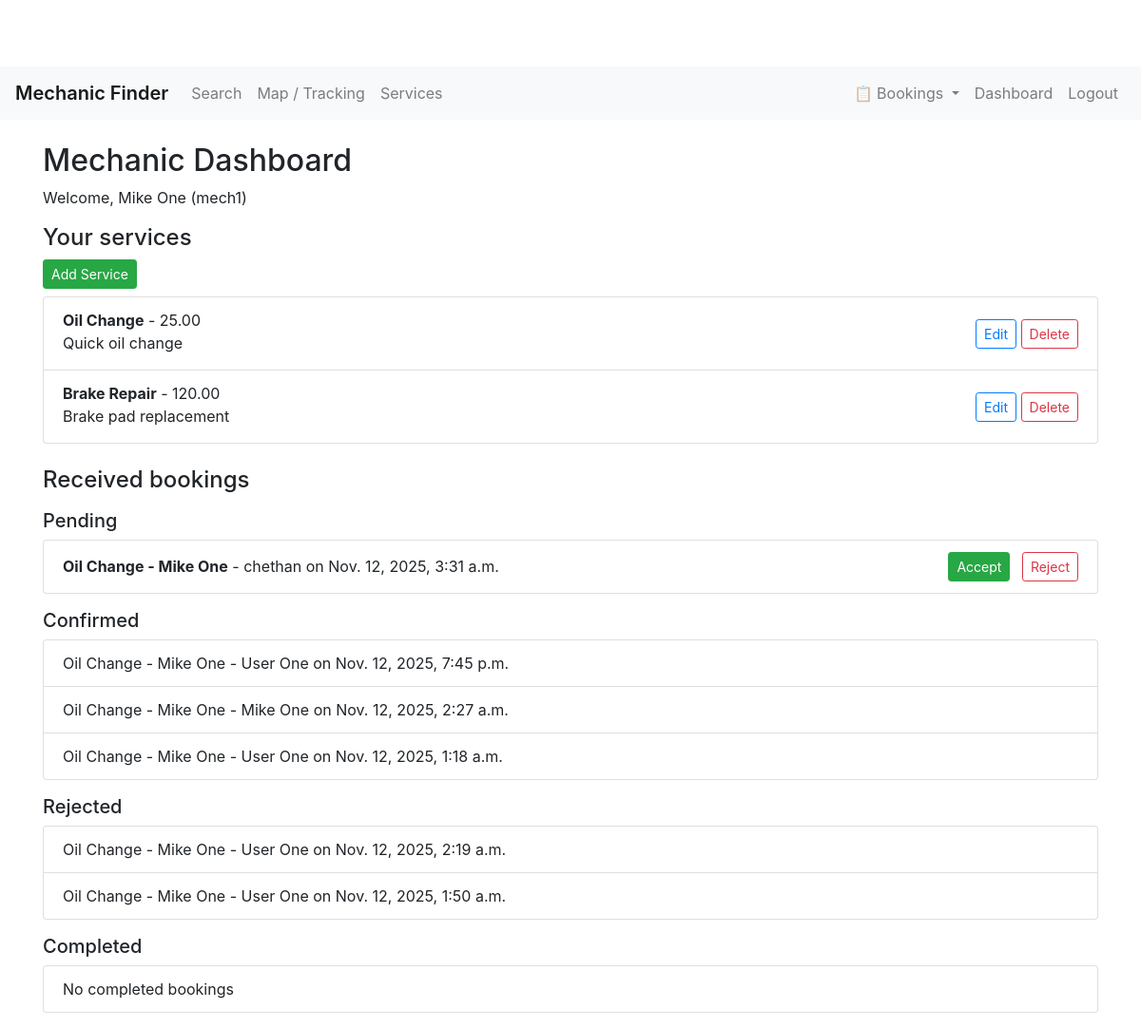
/dashboard/mechanic/ (signed in), run on the app's committed database.
### service/models.py (models this page shows, shortened)
class UserProfile(models.Model):
    user = models.OneToOneField(User, on_delete=models.CASCADE)
    is_mechanic = models.BooleanField(default=False)
    phone = models.CharField(max_length=30, blank=True)
    address = models.CharField(max_length=255, blank=True)
    city = models.CharField(max_length=100, blank=True)
    latitude = models.DecimalField(max_digits=9, decimal_places=6, null=True, blank=True)
    longitude = models.DecimalField(max_digits=9, decimal_places=6, null=True, blank=True)
    profile_picture = models.ImageField(upload_to='profiles/', blank=True, null=True)
    def __str__(self):
        return self.user.get_full_name() or self.user.username

class MechanicService(models.Model):
    mechanic = models.ForeignKey(UserProfile, on_delete=models.CASCADE, related_name='services')
    service_name = models.CharField(max_length=255)
    price = models.DecimalField(max_digits=7, decimal_places=2)
    description = models.TextField(blank=True)
    def __str__(self):
        return f"{self.service_name} - {self.mechanic}"

class Booking(models.Model):
    STATUS_PENDING = 'Pending'
    STATUS_CONFIRMED = 'Confirmed'
    STATUS_REJECTED = 'Rejected'
    STATUS_COMPLETED = 'Completed'
    STATUS_CHOICES = [
        (STATUS_PENDING, 'Pending'),
        (STATUS_CONFIRMED, 'Confirmed'),
        (STATUS_REJECTED, 'Rejected'),
        (STATUS_COMPLETED, 'Completed'),
    ]
    user = models.ForeignKey(UserProfile, on_delete=models.CASCADE, related_name='bookings')
    mechanic = models.ForeignKey(UserProfile, on_delete=models.CASCADE, related_name='received_bookings')
    service = models.ForeignKey(MechanicService, on_delete=models.CASCADE)
    booking_date = models.DateTimeField()
    status = models.CharField(max_length=20, choices=STATUS_CHOICES, default=STATUS_PENDING)
    created_at = models.DateTimeField(auto_now_add=True)

### service/views.py (the view)
# urls.py: path('dashboard/mechanic/', views.dashboard_mechanic, name='dashboard_mechanic'),
@login_required
def dashboard_mechanic(request):
    profile = get_object_or_404(UserProfile, user=request.user)
    if not profile.is_mechanic:
        messages.error(request, 'Access denied')
        return redirect('service:dashboard_user')
    services = profile.services.all()
    bookings = profile.received_bookings.all()
    pending_bookings = bookings.filter(status=Booking.STATUS_PENDING).order_by('-booking_date')
    confirmed_bookings = bookings.filter(status=Booking.STATUS_CONFIRMED).order_by('-booking_date')
    rejected_bookings = bookings.filter(status=Booking.STATUS_REJECTED).order_by('-booking_date')
    completed_bookings = bookings.filter(status=Booking.STATUS_COMPLETED).order_by('-booking_date')
    return render(request, 'dashboard_mechanic.html', {
        'profile': profile,
        'services': services,
        'pending_bookings': pending_bookings,
        'confirmed_bookings': confirmed_bookings,
        'rejected_bookings': rejected_bookings,
        'completed_bookings': completed_bookings,
    })

### templates/dashboard_mechanic.html
{% extends 'base.html' %}
{% block content %}
  <h2>Mechanic Dashboard</h2>
  <p>Welcome, {{ profile.user.get_full_name }} ({{ profile.user.username }})</p>
  <h4>Your services</h4>
  <a href="/service/add/" class="btn btn-sm btn-success mb-2">Add Service</a>
  <ul class="list-group">
    {% for s in services %}
      <li class="list-group-item d-flex justify-content-between align-items-center">
        <div>
          <strong>{{ s.service_name }}</strong> - {{ s.price }}
          <p class="mb-1">{{ s.description }}</p>
        </div>
        <div>
          <a href="/service/{{ s.id }}/edit/" class="btn btn-sm btn-outline-primary">Edit</a>
          <a href="/service/{{ s.id }}/delete/" class="btn btn-sm btn-outline-danger">Delete</a>
        </div>
      </li>
    {% empty %}
      <li class="list-group-item">No services</li>
    {% endfor %}
  </ul>
  <h4 class="mt-4">Received bookings</h4>
  <h5 class="mt-3">Pending</h5>
  <ul class="list-group mb-3">
    {% for b in pending_bookings %}
      <li class="list-group-item d-flex justify-content-between align-items-center">
        <div>
          <strong>{{ b.service }}</strong> - {{ b.user }} on {{ b.booking_date }}
        </div>
        <div>
          <form method="post" action="{% url 'service:accept_booking' b.pk %}" style="display:inline; margin-right:8px;">{% csrf_token %}<button class="btn btn-sm btn-success">Accept</button></form>
          <form method="post" action="{% url 'service:reject_booking' b.pk %}" style="display:inline;">{% csrf_token %}<button class="btn btn-sm btn-outline-danger">Reject</button></form>
        </div>
      </li>
    {% empty %}
      <li class="list-group-item">No pending bookings</li>
    {% endfor %}
  </ul>
  <h5>Confirmed</h5>
  <ul class="list-group mb-3">
    {% for b in confirmed_bookings %}
      <li class="list-group-item">{{ b.service }} - {{ b.user }} on {{ b.booking_date }}</li>
    {% empty %}
      <li class="list-group-item">No confirmed bookings</li>
    {% endfor %}
  </ul>
  <h5>Rejected</h5>
  <ul class="list-group mb-3">
    {% for b in rejected_bookings %}
      <li class="list-group-item">{{ b.service }} - {{ b.user }} on {{ b.booking_date }}</li>
    {% empty %}
      <li class="list-group-item">No rejected bookings</li>
    {% endfor %}
  </ul>
  <h5>Completed</h5>
  <ul class="list-group mb-3">
    {% for b in completed_bookings %}
      <li class="list-group-item">{{ b.service }} - {{ b.user }} on {{ b.booking_date }}</li>
    {% empty %}
      <li class="list-group-item">No completed bookings</li>
    {% endfor %}
  </ul>
{% endblock %}

### static/css/site.css (style rules this page uses)
body { padding-top: 70px; }

### data on the page
UserProfile: user.get_full_name "Mike One", user.username "mech1"
MechanicService: service_name "Oil Change", price "25.00", description "Quick oil change"
MechanicService: service_name "Brake Repair", price "120.00", description "Brake pad replacement"
Booking: service "Oil Change - Mike One", user "chethan", booking_date "Nov. 12, 2025, 3:31 a.m."
Booking: service "Oil Change - Mike One", user "User One", booking_date "Nov. 12, 2025, 7:45 p.m."
Booking: service "Oil Change - Mike One", user "Mike One", booking_date "Nov. 12, 2025, 2:27 a.m."
Booking: service "Oil Change - Mike One", user "User One", booking_date "Nov. 12, 2025, 1:18 a.m."
Booking: service "Oil Change - Mike One", user "User One", booking_date "Nov. 12, 2025, 2:19 a.m."
Booking: service "Oil Change - Mike One", user "User One", booking_date "Nov. 12, 2025, 1:50 a.m."
